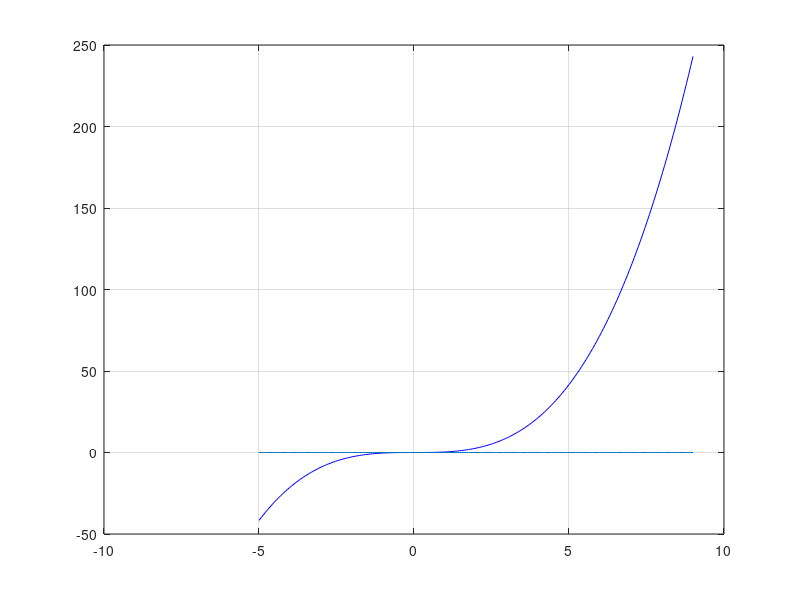

MATLAB code to generate this figure: (Note: this script raises an error after producing the figure.)
fun = @(x) x.^2;
fun1= @(x) 1/3*x.^3;
q=integral(fun,-5,9);

x=linspace(-5,9,200);
plot(x,fun1(x),'b') 

hold on
grid on;
plot(x,zeros(size(x)))
%pgon = polyshape([0 0 1 3], [0 3 3 5]);
%plot(pgon)

ax = gca;
ax.XAxisLocation = 'origin';
ax.YAxisLocation = 'origin';
area(x,fun(x))
colororder('b')
plot(x,fun(x),'b');


a = polyshape([-5 -5 9 9],[0 fun(-5) fun(9) 0]);
plot(a)
colororder('y')


hold off
